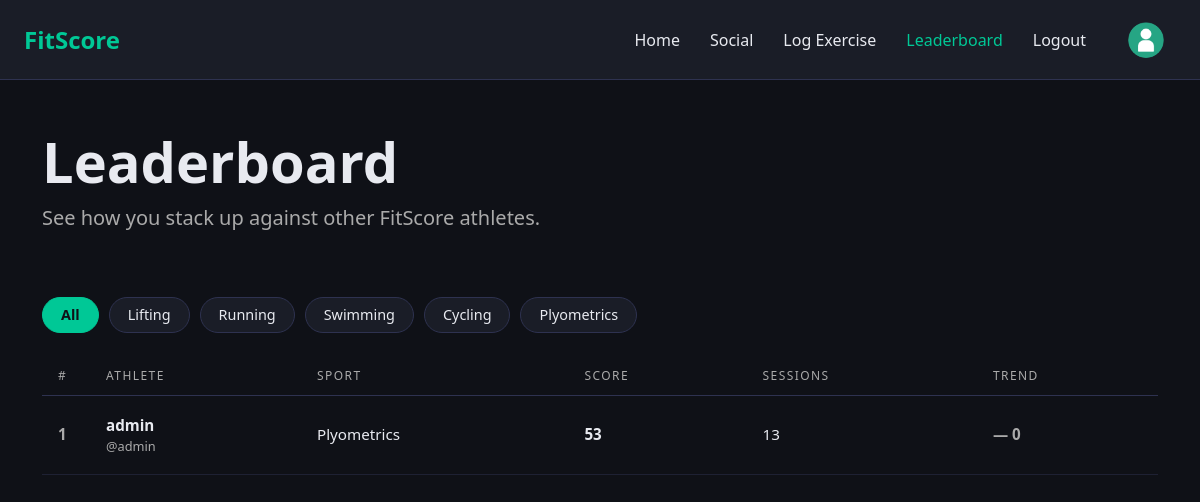
The page /leaderboard (signed in) on the database as committed earlier.
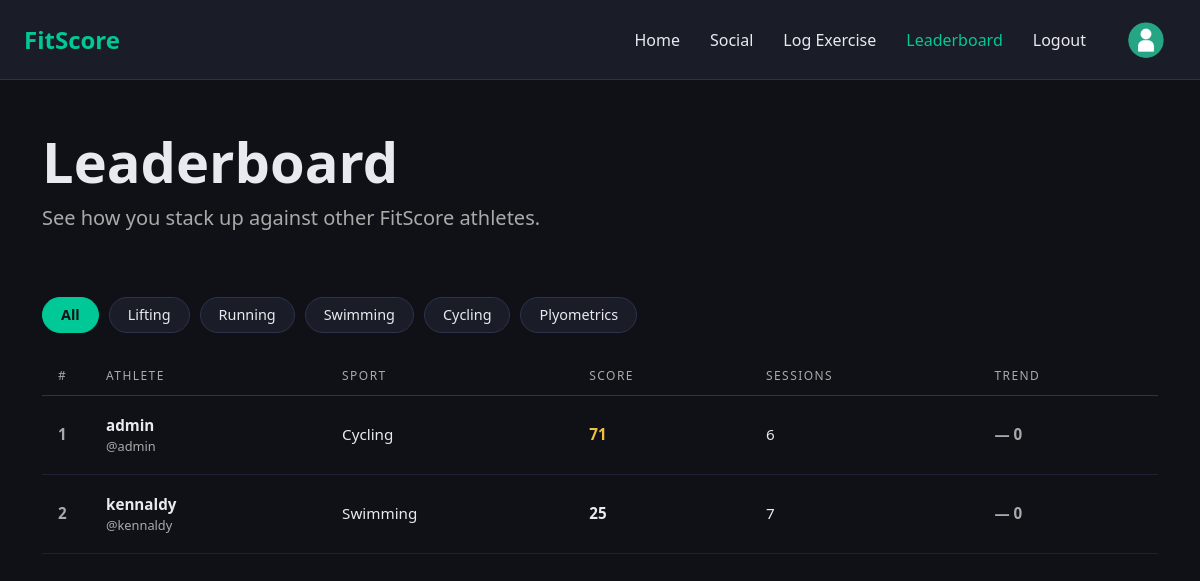
The same page on the database as committed later.
### models.py (models this page shows, shortened)
class User(UserMixin, db.Model):
    __tablename__ = 'Users'
    user_id = db.Column(db.Integer, primary_key=True, autoincrement=True)
    firstname = db.Column(db.String(50), nullable=True)
    lastname = db.Column(db.String(50), nullable=True)
    bio = db.Column(db.String(500), nullable=True)
    username = db.Column(db.String(50), nullable=False)
    password = db.Column(db.String(256), nullable=False)
    email = db.Column(db.String(50), nullable=False)
    created_at = db.Column(db.DateTime, default=datetime.utcnow)
    updated_at = db.Column(db.DateTime, default=datetime.utcnow, onupdate=datetime.utcnow)
    logs = db.relationship('Log', backref='user', lazy=True)

class Exercise(db.Model):
    __tablename__ = 'Exercises'
    exercise_id = db.Column(db.Integer, primary_key=True, autoincrement=True)
    exercise_name = db.Column(db.String(50), nullable=False, unique=True)
    exercise_type = db.Column(db.String(50), nullable=False)
    units = db.Column(db.String(50), nullable=False)
    mean_statistic = db.Column(db.Float, nullable=False) # use negative value for time-based exercises
    stdev_statistic = db.Column(db.Float, nullable=False)
    logs = db.relationship('Log', backref='exercise', lazy=True)

### app.py (the view)
@app.route('/leaderboard')
@login_required
def leaderboard():
    users = User.query.all()
    leaderboard_data = [entry for user in users
                        if (entry := summarize_user_performance(user))['has_logs']]
    leaderboard_data.sort(key=lambda x: x['overall_score'], reverse=True)
    return render_template('leaderboard.html', leaderboard=leaderboard_data)

### app.py (called while the page is built)
@login_manager.user_loader
def load_user(user_id):
    return User.query.get(int(user_id))

def z_to_percentile(z):
    return round(0.5 * (1 + math.erf(z / math.sqrt(2))) * 100)

### templates/leaderboard.html (shortened to what this page needs)
    {% extends "base.html" %}
    {% block content %}
        <div class="container py-5">
            <h1 class="display-4 fw-bold">Leaderboard</h1>
            <p class="lead" style="color: #aaa;">See how you stack up against other FitScore athletes.</p>
        </div>
        <div class="container pb-4">
            <div class="lb-filters">
                <button class="lb-filter-btn active" data-sport="all">All</button>
                <button class="lb-filter-btn" data-sport="lifting">Lifting</button>
                <button class="lb-filter-btn" data-sport="running">Running</button>
                <button class="lb-filter-btn" data-sport="swimming">Swimming</button>
                <button class="lb-filter-btn" data-sport="cycling">Cycling</button>
                <button class="lb-filter-btn" data-sport="plyometrics">Plyometrics</button>
            </div>
        </div>
        <div class="container pb-5">
            <table class="lb-table">
                <thead>
                    <tr>
                        <th>#</th>
                        <th>Athlete</th>
                        <th>Sport</th>
                        <th>Score</th>
                        <th>Sessions</th>
                        <th>Trend</th>
                    </tr>
                </thead>
                <tbody>
                    {% if leaderboard %}
                        {% for entry in leaderboard %}
                            {% set score_class = 'lb-score-high' if entry.overall_score >= 80 else ('lb-score-mid' if entry.overall_score >= 60 else 'lb-score-low') %}
                            {% set primary_sport = entry.primary_category.lower() if entry.primary_category != 'N/A' else 'all' %}
                            <tr data-sport="{{ primary_sport }}">
                                <td class="lb-rank">{{ loop.index }}</td>
                                <td class="lb-athlete">{{ entry.username }}<span>@{{ entry.username.lower() }}</span></td>
                                <td>{{ entry.primary_category|title }}</td>
                                <td class="lb-score {{ score_class }}">{{ entry.overall_score|int }}</td>
                                <td>{{ entry.total_sessions }}</td>
                                <td class="lb-trend lb-trend-neutral">— 0</td>
                            </tr>
                        {% endfor %}
                    {% else %}
                        <tr>
                            <td colspan="6" style="text-align: center; padding: 20px;">No athlete data available</td>
                        </tr>
                    {% endif %}
                </tbody>
            </table>
        </div>
    {% endblock %}

### templates/base.html (shortened to what this page needs)
<!DOCTYPE html>
<html lang="en">
<head>
    <link href="https://cdn.jsdelivr.net/npm/bootstrap@5.3.3/dist/css/bootstrap.min.css" rel="stylesheet">
    <link href="https://cdn.jsdelivr.net/npm/bootstrap-icons@1.11.3/font/bootstrap-icons.min.css" rel="stylesheet">
    <link rel="stylesheet" href="{{ url_for('static', filename='styles.css') }}">
</head>
<body>
    <nav class="navbar navbar-dark px-4">
        <a href="{{ url_for('home') }}" class="navbar-brand">FitScore</a>
        <div class="navbar-links">
            <a href="{{ url_for('home') }}"
               class="navbar-link {% if request.endpoint == 'home' %}active{% endif %}">Home</a>
            <a href="{{ url_for('social') }}"
               class="navbar-link {% if request.endpoint == 'social' %}active{% endif %}">Social</a>
            <a href="{{ url_for('log') }}"
               class="navbar-link {% if request.endpoint == 'log' %}active{% endif %}">Log Exercise</a>
            <a href="{{ url_for('leaderboard') }}"
               class="navbar-link {% if request.endpoint == 'leaderboard' %}active{% endif %}">Leaderboard</a>
            <a href="{{ url_for('logout') }}" class="navbar-link">Logout</a>
            <a href="{{ url_for('profile') }}" class="navbar-profile-button">
                <img src="{{ url_for('static', filename='images/generic_profile_pic.png') }}"
                     alt="Profile Picture" class="profile-pic">
            </a>
        </div>
    </nav>
    {% block content %}{% endblock %}
</body>
</html>

### static/styles.css (style rules this page uses)
body { min-height: 100vh; background-color: #0f1117; color: #e8eaf0; }
.navbar { background-color: #1a1d27; border-bottom: 1px solid #2e3250; height: 80px; padding-top: 0; padding-bottom: 0; align-items: center; }
.navbar-brand { color: #00c896 !important; font-weight: 800; font-size: 1.5rem; }
.navbar-links { display: flex; gap: 30px; align-items: center; }
.navbar-link { color: #e8eaf0; text-decoration: none; transition: color 0.3s; font-size: 16px; }
.navbar-link:hover, .navbar-link.active { color: #00c896; }
.navbar-profile-button { padding: 10px 12px; display: flex; align-items: center; gap: 15px; }
.profile-pic { width: 36px; height: 36px; border-radius: 50%; object-fit: cover; }
.lb-filters { display: flex; flex-wrap: wrap; gap: 10px; }
.lb-filter-btn { background-color: #1a1d27; color: #e8eaf0; border: 1px solid #2e3250; border-radius: 20px; padding: 6px 18px; font-size: 0.9rem; cursor: pointer; transition: background-color 0.2s, color 0.2s, border-color 0.2s; }
.lb-filter-btn.active { background-color: #00c896; border-color: #00c896; color: #0f1117; font-weight: 600; }
.lb-table { width: 100%; border-collapse: collapse; }
.lb-table thead tr { border-bottom: 1px solid #2e3250; }
.lb-table th { padding: 10px 16px; font-size: 0.75rem; letter-spacing: 0.12em; text-transform: uppercase; color: #aaa; font-weight: 500; }
.lb-table tbody tr { border-bottom: 1px solid #1e2133; transition: background-color 0.15s; }
.lb-table td { padding: 18px 16px; font-size: 0.95rem; vertical-align: middle; }
.lb-rank { font-weight: 700; font-size: 1.1rem; color: #aaa; width: 48px; }
.lb-athlete { font-weight: 600; }
.lb-athlete span { display: block; font-size: 0.8rem; color: #aaa; font-weight: 400; }
.lb-score { font-weight: 700; font-size: 1.05rem; }
.lb-score-mid { color: #f0c040; }
.lb-score-low { color: #e8eaf0; }
.lb-trend { font-weight: 600; }
.lb-trend-neutral { color: #aaa; }

Rows that differ between the two databases and show on the page:
no longer on this page (row unchanged): Exercise: primary_category "Plyometrics"
now on this page (row unchanged): Exercise: primary_category "Cycling"
added User: username "kennaldy", username "kennaldy"
now on this page (row unchanged): Exercise: primary_category "Swimming"
Other text that changed with them:
new list line: "1 @ 71 6 — 0"
new list line: "admin admin"
new list line: "2 @ 25 7 — 0"
list line gone: "1 @ 53 13 — 0"
list line gone: "admin admin"
